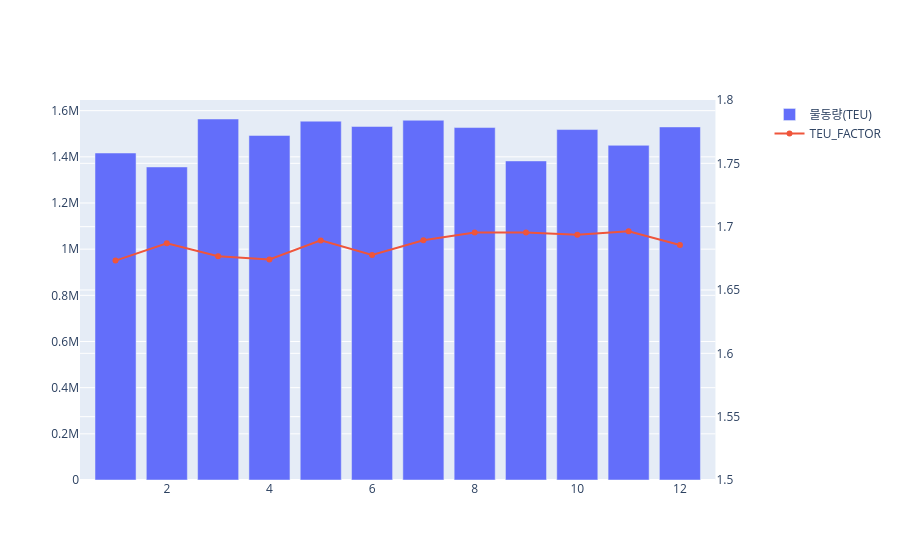

Notebook code for this chart:
### Code cell
import plotly.graph_objects as go
from plotly.subplots import make_subplots

fig_dual = make_subplots(specs=[[{'secondary_y':True}]])

fig_dual.add_trace(
    go.Bar(
        x=monthly_sin['월'], y=monthly_sin['물동량'], name='물동량(TEU)'
    ),
    secondary_y=False,
)

fig_dual.add_trace(
    go.Scatter(
        x=monthly_sin['월'], y=monthly_sin['TEU_FACTOR'], mode='lines+markers'
        , name='TEU_FACTOR'
    ),
    secondary_y=True,
)

fig_dual.update_yaxes(secondary_y=True, range=[1.5, 1.8])

fig_dual.show()

### Figure 1 — Plotly figure (JSON) as saved in the notebook; plotly's stock layout.template omitted (floating-point values rounded to 4 significant figures)
{"data": [{"name": "물동량(TEU)", "x": [1, 2, 3, 4, 5, 6, 7, 8, 9, 10, 11, 12], "y": [1417000.0, 1356000.0, 1564000.0, 1493000.0, 1555000.0, 1531000.0, 1558000.0, 1527000.0, 1382000.0, 1518000.0, 1450000.0, 1530000.0], "type": "bar", "xaxis": "x", "yaxis": "y"}, {"mode": "lines+markers", "name": "TEU_FACTOR", "x": [1, 2, 3, 4, 5, 6, 7, 8, 9, 10, 11, 12], "y": [1.673, 1.687, 1.677, 1.674, 1.689, 1.678, 1.689, 1.695, 1.695, 1.694, 1.696, 1.685], "type": "scatter", "xaxis": "x", "yaxis": "y2"}], "layout": {"xaxis": {"anchor": "y", "domain": [0.0, 0.94]}, "yaxis": {"anchor": "x", "domain": [0.0, 1.0]}, "yaxis2": {"anchor": "x", "overlaying": "y", "side": "right", "range": [1.5, 1.8]}}}
